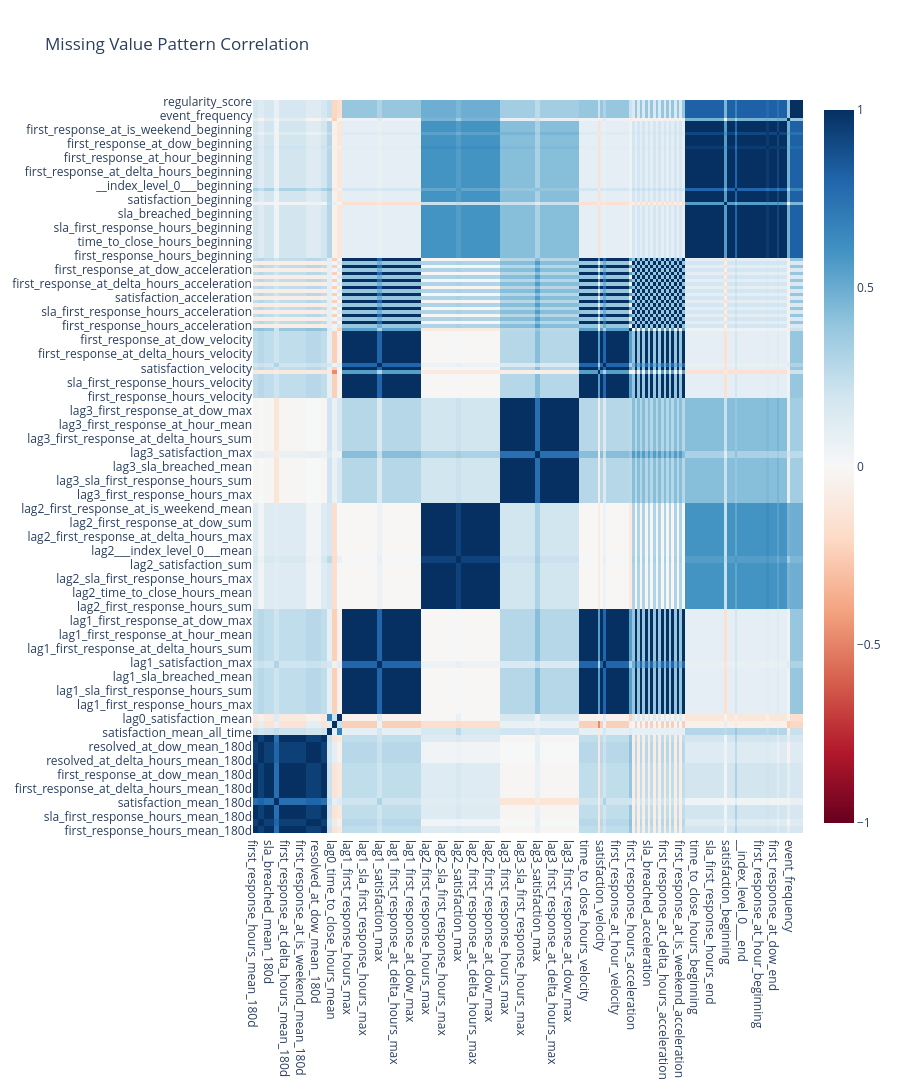

Source (notebook cell):
### Markdown cell above
## 2.6 Missing Value Patterns

**📖 How to Read the Correlation Heatmap:**
- **Correlation = 1.0**: Columns always missing together (same rows)
- **Correlation > 0.5**: Strong pattern - investigate the relationship
- **Correlation ≈ 0**: Independent missing patterns (MCAR likely)

### Code cell
missing_matrix = df.isnull()
missing_correlations = to_pandas(missing_matrix.corr())

cols_with_missing = [col for col in df.columns if df[col].isnull().any()]
if len(cols_with_missing) > 1:
    print("Missing Value Correlations (MCAR vs MAR analysis):")
    fig = charts.heatmap(
        missing_correlations.loc[cols_with_missing, cols_with_missing].to_numpy(),
        x_labels=cols_with_missing,
        y_labels=cols_with_missing,
        title="Missing Value Pattern Correlation"
    )
    display_figure(fig)

### Figure 1 — Plotly figure (JSON) as saved in the notebook; plotly's stock layout.template omitted (floating-point values rounded to 4 significant figures; data arrays with more than 128 entries replaced by an {"elided": "..."} marker saying what was removed)
{"data": [{"colorscale": [[0.0, "rgb(103,0,31)"], [0.1, "rgb(178,24,43)"], [0.2, "rgb(214,96,77)"], [0.3, "rgb(244,165,130)"], [0.4, "rgb(253,219,199)"], [0.5, "rgb(247,247,247)"], [0.6, "rgb(209,229,240)"], [0.7, "rgb(146,197,222)"], [0.8, "rgb(67,147,195)"], [0.9, "rgb(33,102,172)"], [1.0, "rgb(5,48,97)"]], "type": "heatmap", "x": {"elided": "209 str values"}, "y": {"elided": "209 str values"}, "z": {"elided": "209x209 float values"}, "zmid": 0}], "layout": {"height": 5225, "title": {"text": "Missing Value Pattern Correlation"}}}
